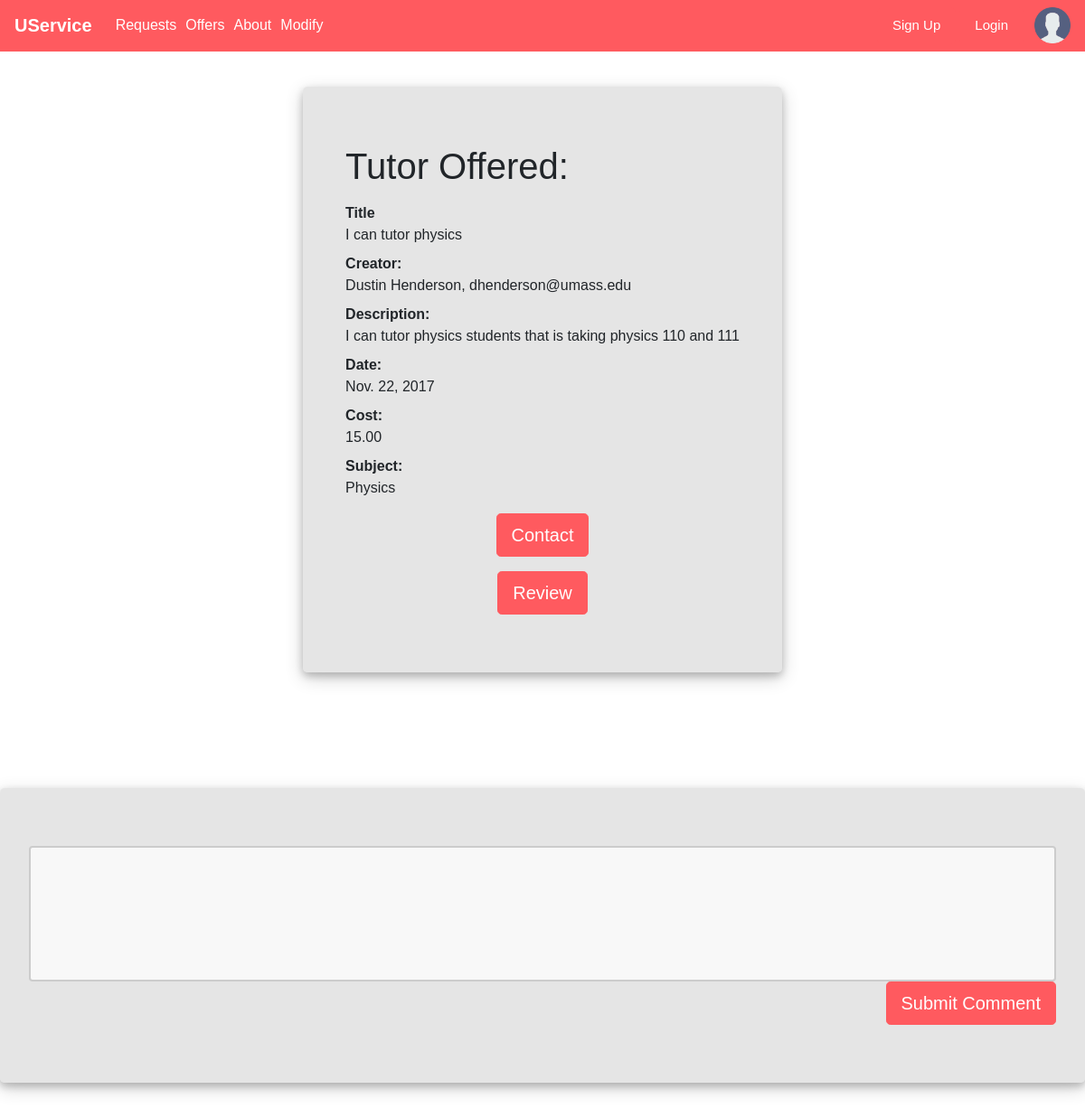
/USERVICE/tutorDetail/2, run on the app's committed database.
### USERVICE/models.py (models this page shows, shortened)
class Tutor(models.Model):
    title = models.CharField(max_length=200, help_text="Enter a tutor service title" )
    creator = models.ForeignKey(Profile, on_delete=models.SET_NULL, null=True)
    description = models.TextField(max_length=1000, help_text = "Enter a brief description of the tutor")
    date = models.DateField(null=True, blank=True)
    cost = models.DecimalField(max_digits=6, decimal_places=2, help_text="Enter the of each tutor session")
    subject = models.TextField(max_length=100, help_text="Enter the subject")
    request = models.BooleanField(default=False)
    offer = models.BooleanField(default=False)

class Profile(models.Model):
    user = models.ForeignKey(User, on_delete=models.SET_NULL, null=True)
    review = models.CharField(max_length=500, help_text="Review")
    RATING = (
        ('vb', 'Very Bad'),
        ('b', 'Bad'),
        ('g', 'Good'),
        ('vg', 'Very Good'),
    )
    rating = models.CharField(max_length=1, choices=RATING, blank=True, default='vb', help_text='Rate Me')
    def __str__(self):
        return '%s' % (self.user)

class User(models.Model):
    name = models.CharField(max_length=100, help_text="Name")
    email = models.CharField(max_length=100, help_text="Email")
    password = models.CharField(max_length=10, help_text="Password")
    def __str__(self):
        return '%s, %s' % (self.name, self.email)

### USERVICE/views.py (the view)
# urls.py: url(r'^tutorDetail/(?P<pk>\d+)$', views.tutorDetailView.as_view(), name='tutor-Detail'),
class tutorDetailView(generic.DetailView):
    model=Tutor
    context_object_name="tutor"
    template_name='displayTemplate/tutorDetail.html'

### USERVICE/templates/displayTemplate/tutorDetail.html (shortened to what this page needs)
{% extends "base_generic.html" %}
{% block extra_head %}
{% load static %}
<link rel="stylesheet" href="{% static 'css/details.css' %}">
{% endblock %}
{% block content %}
    <div class="row">
      <div class="jumbotron">
        <div class="container">
          {% if tutor.offer %}
          <h1 class="text-left">Tutor Offered:</h1>
          {%else%}
          <h1 class="text-left">Tutor Requested:</h1>
          {%endif%}
        <dl class="dl-horizontal">
          <dt>Title</dt>
          <dd>{{tutor.title}}</dd>
          <dt>Creator:</dt>
          <dd>{{tutor.creator}}</dd>
          <dt>Description:</dt>
          <dd>{{tutor.description}}</dd>
          <dt>Date:</dt>
          <dd>{{tutor.date}}</dd>
          <dt>Cost:</dt>
          <dd>{{tutor.cost}}</dd>
          <dt>Subject: </dt>
          <dd>{{tutor.subject}}</dd>
        </dl>
        </div>
        <div class="text-center">
        <button type="button" class="btn btn-lg">Contact</button>
        </div>
        {% if tutor.offer %}
        <div class="text-center">
        <button type="button" class="btn btn-lg">Review</button>
      </div>
        {%endif%}
      </div>
    </div>
    <div class="jumbotron">
      <input id="input" type="text">
      <div class="text-right">
      <button type="submit" class="btn btn-lg">Submit Comment</button>
    </div>
  </div>
{% endblock %}

### USERVICE/static/css/navbar.css (style rules this page uses)
* { font-family: Arial, Helvetica, sans-serif; }

### USERVICE/static/css/details.css (style rules this page uses)
.btn-lg { background-color: #FF5A5F; border-color: #FF5A5F; color: white; }
.jumbotron { background-color: rgba(203, 203, 203, 0.49)!important; margin-top: 6rem; box-shadow: 0 4px 8px 0 rgba(0, 0, 0, 0.2), 0 6px 20px 0 rgba(0, 0, 0, 0.19); }
.row { justify-content: center; }
input { width: 100%; height: 150px; padding: 12px 20px; box-sizing: border-box; border: 2px solid #ccc; border-radius: 4px; background-color: #f8f8f8; resize: none; }

### data on the page
Tutor: title "I can tutor physics", creator "Dustin Henderson, dhenderson@umass.edu", description "I can tutor physics students that is taking physics 110 and 111", date "Nov. 22, 2017", cost "15.00", subject "Physics"
